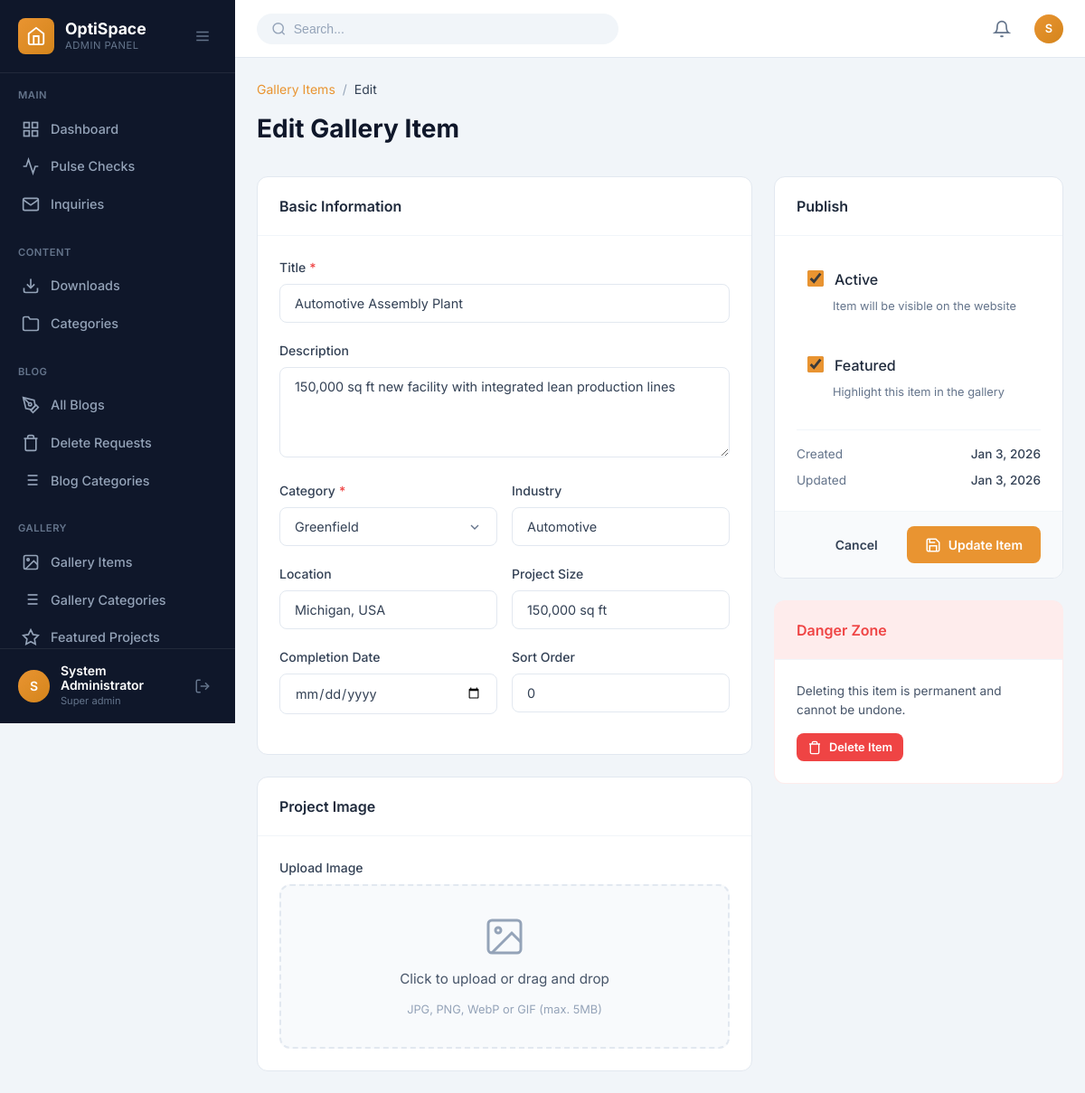
Screenshot of /admin/gallery-edit.php?id=1 (signed in) with the database file from the repository.
### tables this page shows
CREATE TABLE IF NOT EXISTS gallery_items (
    id INT AUTO_INCREMENT PRIMARY KEY,
    category_id INT NOT NULL,
    title VARCHAR(255) NOT NULL,
    description TEXT DEFAULT NULL,
    image_path VARCHAR(500) DEFAULT NULL,
    thumbnail_path VARCHAR(500) DEFAULT NULL,
    location VARCHAR(255) DEFAULT NULL,
    industry VARCHAR(100) DEFAULT NULL,
    project_size VARCHAR(100) DEFAULT NULL,
    completion_date DATE DEFAULT NULL,
    is_featured TINYINT(1) DEFAULT 0,
    is_active TINYINT(1) DEFAULT 1,
    sort_order INT DEFAULT 0,
    created_by INT DEFAULT NULL,
    created_at TIMESTAMP DEFAULT CURRENT_TIMESTAMP,
    updated_at TIMESTAMP DEFAULT CURRENT_TIMESTAMP ON UPDATE CURRENT_TIMESTAMP,
    FOREIGN KEY (category_id) REFERENCES gallery_categories(id) ON DELETE RESTRICT,
    FOREIGN KEY (created_by) REFERENCES admin_users(id) ON DELETE SET NULL
);

CREATE TABLE IF NOT EXISTS gallery_categories (
    id INT AUTO_INCREMENT PRIMARY KEY,
    name VARCHAR(100) NOT NULL,
    slug VARCHAR(100) NOT NULL UNIQUE,
    description TEXT DEFAULT NULL,
    icon VARCHAR(50) DEFAULT 'image',
    color VARCHAR(20) DEFAULT '#E99431',
    bg_class VARCHAR(50) DEFAULT 'greenfield-bg',
    sort_order INT DEFAULT 0,
    is_active TINYINT(1) DEFAULT 1,
    created_at TIMESTAMP DEFAULT CURRENT_TIMESTAMP,
    updated_at TIMESTAMP DEFAULT CURRENT_TIMESTAMP ON UPDATE CURRENT_TIMESTAMP
);

### admin/gallery-edit.php (the view, shortened to what this page needs)
<?php
$conn = getDBConnection();
$itemId = isset($_GET['id']) ? (int)$_GET['id'] : 0;
$stmt = $conn->prepare("SELECT * FROM gallery_items WHERE id = ?");
$stmt->bind_param("i", $itemId);
$stmt->execute();
$item = $stmt->get_result()->fetch_assoc();
$categories = $conn->query("SELECT * FROM gallery_categories WHERE is_active = 1 ORDER BY sort_order ASC");
include __DIR__ . '/includes/header.php';
?>
<div class="page-header">
    <div class="page-title-section">
        <nav class="breadcrumb">
            <a href="gallery.php">Gallery Items</a>
            <span class="separator">/</span>
            <span>Edit</span>
        </nav>
        <h1 class="page-title">Edit Gallery Item</h1>
    </div>
</div>
<form method="POST" enctype="multipart/form-data" class="admin-form">
    <div class="form-layout">
        <div class="form-main">
            <div class="form-card">
                <div class="form-card-header">
                    <h2>Basic Information</h2>
                </div>
                <div class="form-card-body">
                    <div class="form-group">
                        <label for="title" class="form-label required">Title</label>
                        <input type="text" id="title" name="title" class="form-input" value="<?php echo htmlspecialchars($item['title']); ?>" placeholder="e.g., Automotive Assembly Plant" required>
                    </div>
                    <div class="form-group">
                        <label for="description" class="form-label">Description</label>
                        <textarea id="description" name="description" class="form-textarea" rows="4" placeholder="Brief description of the project..."><?php echo htmlspecialchars($item['description']); ?></textarea>
                    </div>
                    <div class="form-row">
                        <div class="form-group">
                            <label for="category_id" class="form-label required">Category</label>
                            <select id="category_id" name="category_id" class="form-select" required>
                                <?php
                                $categories->data_seek(0);
                                while ($cat = $categories->fetch_assoc()):
                                ?>
                                <option value="<?php echo $cat['id']; ?>" <?php echo $item['category_id'] == $cat['id'] ? 'selected' : ''; ?>>
                                    <?php echo htmlspecialchars($cat['name']); ?>
                                </option>
                                <?php endwhile; ?>
                            </select>
                        </div>
                        <div class="form-group">
                            <label for="industry" class="form-label">Industry</label>
                            <input type="text" id="industry" name="industry" class="form-input" value="<?php echo htmlspecialchars($item['industry']); ?>" placeholder="e.g., Automotive, Pharmaceutical">
                        </div>
                    </div>
                    <div class="form-row">
                        <div class="form-group">
                            <label for="location" class="form-label">Location</label>
                            <input type="text" id="location" name="location" class="form-input" value="<?php echo htmlspecialchars($item['location']); ?>" placeholder="e.g., Michigan, USA">
                        </div>
                        <div class="form-group">
                            <label for="project_size" class="form-label">Project Size</label>
                            <input type="text" id="project_size" name="project_size" class="form-input" value="<?php echo htmlspecialchars($item['project_size']); ?>" placeholder="e.g., 150,000 sq ft">
                        </div>
                    </div>
                    <div class="form-row">
                        <div class="form-group">
                            <label for="completion_date" class="form-label">Completion Date</label>
                            <input type="date" id="completion_date" name="completion_date" class="form-input" value="<?php echo htmlspecialchars($item['completion_date'] ?? ''); ?>">
                        </div>
                        <div class="form-group">
                            <label for="sort_order" class="form-label">Sort Order</label>
                            <input type="number" id="sort_order" name="sort_order" class="form-input" value="<?php echo htmlspecialchars($item['sort_order']); ?>" min="0">
                        </div>
                    </div>
                </div>
            </div>
            <div class="form-card">
                <div class="form-card-header">
                    <h2>Project Image</h2>
                </div>
                <div class="form-card-body">
                    <div class="form-group">
                        <label class="form-label"><?php echo $item['image_path'] ? 'Replace Image' : 'Upload Image'; ?></label>
                        <div class="file-upload-area" id="imageUploadArea">
                            <div class="upload-placeholder">
                                <svg viewBox="0 0 24 24" fill="none" stroke="currentColor" stroke-width="1.5">
                                    <rect x="3" y="3" width="18" height="18" rx="2" ry="2"/>
                                    <circle cx="8.5" cy="8.5" r="1.5"/>
                                    <polyline points="21 15 16 10 5 21"/>
                                </svg>
                                <span>Click to upload or drag and drop</span>
                                <small>JPG, PNG, WebP or GIF (max. 5MB)</small>
                            </div>
                        </div>
                    </div>
                </div>
            </div>
        </div>
        <div class="form-sidebar">
            <div class="form-card">
                <div class="form-card-header">
                    <h2>Publish</h2>
                </div>
                <div class="form-card-body">
                    <div class="form-group">
                        <label class="checkbox-label">
                            <input type="checkbox" name="is_active" value="1" <?php echo $item['is_active'] ? 'checked' : ''; ?>>
                            <span class="checkbox-text">Active</span>
                            <span class="checkbox-description">Item will be visible on the website</span>
                        </label>
                    </div>
                    <div class="form-group">
                        <label class="checkbox-label">
                            <input type="checkbox" name="is_featured" value="1" <?php echo $item['is_featured'] ? 'checked' : ''; ?>>
                            <span class="checkbox-text">Featured</span>
                            <span class="checkbox-description">Highlight this item in the gallery</span>
                        </label>
                    </div>
                    <div class="item-meta">
                        <div class="meta-item">
                            <span class="meta-label">Created</span>
                            <span class="meta-value"><?php echo date('M j, Y', strtotime($item['created_at'])); ?></span>
                        </div>
                        <div class="meta-item">
                            <span class="meta-label">Updated</span>
                            <span class="meta-value"><?php echo date('M j, Y', strtotime($item['updated_at'])); ?></span>
                        </div>
                    </div>
                </div>
                <div class="form-card-footer">
                    <a href="gallery.php" class="btn btn-ghost">Cancel</a>
                    <button type="submit" class="btn btn-primary">
                        <svg viewBox="0 0 24 24" fill="none" stroke="currentColor" stroke-width="2">
                            <path d="M19 21H5a2 2 0 0 1-2-2V5a2 2 0 0 1 2-2h11l5 5v11a2 2 0 0 1-2 2z"/>
                            <polyline points="17 21 17 13 7 13 7 21"/>
                            <polyline points="7 3 7 8 15 8"/>
                        </svg>
                        Update Item
                    </button>
                </div>
            </div>
            <div class="form-card danger-zone">
                <div class="form-card-header">
                    <h2>Danger Zone</h2>
                </div>
                <div class="form-card-body">
                    <p>Deleting this item is permanent and cannot be undone.</p>
                    <a href="gallery.php?delete=<?php echo $item['id']; ?>" class="btn btn-danger btn-sm" onclick="return confirm('Are you sure you want to delete this gallery item? This action cannot be undone.');">
                        <svg viewBox="0 0 24 24" fill="none" stroke="currentColor" stroke-width="2">
                            <polyline points="3 6 5 6 21 6"/>
                            <path d="M19 6v14a2 2 0 0 1-2 2H7a2 2 0 0 1-2-2V6m3 0V4a2 2 0 0 1 2-2h4a2 2 0 0 1 2 2v2"/>
                        </svg>
                        Delete Item
                    </a>
                </div>
            </div>
        </div>
    </div>
</form>
<?php include __DIR__ . '/includes/footer.php'; ?>

### admin/assets/css/admin.css (style rules this page uses)
:root { --admin-primary: #E99431; --admin-primary-dark: #d4851c; --admin-primary-light: rgba(233, 148, 49, 0.1); --admin-dark: #1E293B; --admin-dark-light: #334155; --admin-gray-900: #0F172A; --admin-gray-800: #1E293B; --admin-gray-700: #334155; --admin-gray-600: #475569; --admin-gray-500: #64748B; --admin-gray-400: #94A3B8; --admin-gray-300: #CBD5E1; --admin-gray-200: #E2E8F0; --admin-gray-100: #F1F5F9; --admin-gray-50: #F8FAFC; --admin-white: #FFFFFF; --admin-success: #10B981; --admin-success-light: rgba(16, 185, 129, 0.1); --admin-warning: #F59E0B; --admin-warning-light: rgba(245, 158, 11, 0.1); --admin-danger: #EF4444; --admin-danger-light: rgba(239, 68, 68, 0.1); --admin-info: #3B82F6; --admin-info-light: rgba(59, 130, 246, 0.1); --sidebar-width: 260px; --sidebar-collapsed-width: 70px; --sidebar-bg: var(--admin-gray-900); --sidebar-text: var(--admin-gray-400); --sidebar-active: var(--admin-primary); --header-height: 64px; --header-bg: var(--admin-white); --shadow-sm: 0 1px 2px rgba(0, 0, 0, 0.05); --shadow-md: 0 4px 6px -1px rgba(0, 0, 0, 0.1); --shadow-lg: 0 10px 15px -3px rgba(0, 0, 0, 0.1); --shadow-xl: 0 20px 25px -5px rgba(0, 0, 0, 0.1); --radius-sm: 4px; --radius-md: 8px; --radius-lg: 12px; --radius-xl: 16px; --radius-full: 9999px; --transition-fast: 0.15s ease; --transition-normal: 0.3s ease; }
*, *::before, *::after { box-sizing: border-box; margin: 0; padding: 0; }
html { font-size: 16px; -webkit-font-smoothing: antialiased; -moz-osx-font-smoothing: grayscale; }
body.admin-body { font-family: 'Inter', -apple-system, BlinkMacSystemFont, 'Segoe UI', Roboto, sans-serif; background: var(--admin-gray-100); color: var(--admin-gray-700); line-height: 1.5; min-height: 100vh; }
a { color: inherit; text-decoration: none; }
button { font-family: inherit; cursor: pointer; border: none; background: none; }
.page-header { display: flex; align-items: center; justify-content: space-between; margin-bottom: 2rem; flex-wrap: wrap; gap: 1rem; }
.page-title-section { display: flex; flex-direction: column; gap: 0.25rem; }
.page-title { font-size: 1.75rem; font-weight: 700; color: var(--admin-gray-900); }
.btn { display: inline-flex; align-items: center; justify-content: center; gap: 0.5rem; padding: 0.625rem 1.25rem; font-size: 0.875rem; font-weight: 600; border-radius: var(--radius-md); transition: all var(--transition-fast); cursor: pointer; border: none; }
.btn svg { width: 18px; height: 18px; }
.btn-primary { background: var(--admin-primary); color: var(--admin-white); }
.btn-danger { background: var(--admin-danger); color: var(--admin-white); }
.btn-sm { padding: 0.375rem 0.75rem; font-size: 0.8rem; }
.btn-sm svg { width: 16px; height: 16px; }
.form-group { margin-bottom: 1.25rem; }
.form-label { display: block; font-size: 0.875rem; font-weight: 600; color: var(--admin-gray-700); margin-bottom: 0.5rem; }
.form-select { appearance: none; background-repeat: no-repeat; background-position: right 0.75rem center; background-size: 16px; padding-right: 2.5rem; }
.form-row { display: grid; grid-template-columns: repeat(2, 1fr); gap: 1rem; }
.file-upload-area { position: relative; border: 2px dashed var(--admin-gray-300); border-radius: 8px; padding: 2rem; text-align: center; background: var(--admin-gray-50); transition: all 0.3s ease; cursor: pointer; }

### rows the page displays
gallery_items: title "Automotive Assembly Plant", description "150,000 sq ft new facility with integrated lean production lines", category_id "Greenfield", industry "Automotive", location "Michigan, USA", project_size "150,000 sq ft", sort_order "0", is_active "☑", is_featured "☑", created_at "Jan 3, 2026", updated_at "Jan 3, 2026"

### other values shown
substr($admin['full_name'] ?? 'A', 0, 1) "S"
$admin['full_name'] "System Administrator"
str_replace('_', ' ', $admin['role'] ?? 'Admin') "Super admin"
